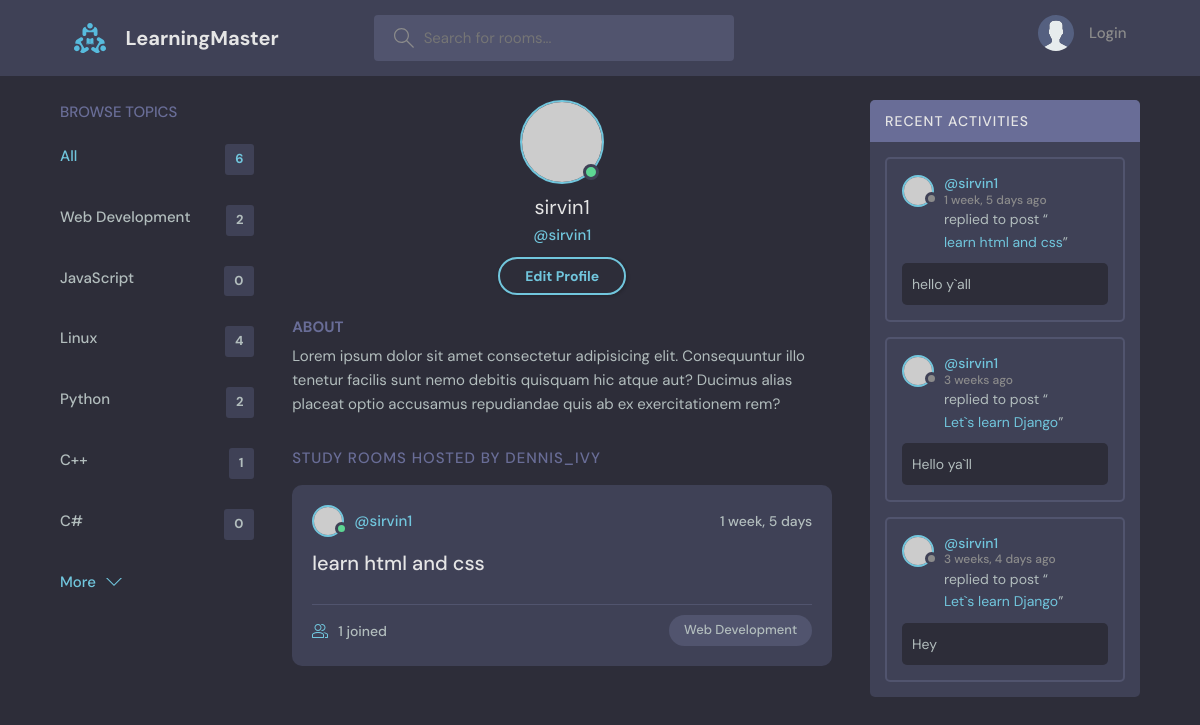
The app's page /profile/2/ with its own data.
### base/models.py (models this page shows, shortened)
class Topic(models.Model):
    name = models.CharField(max_length=200)

class Room(models.Model):
    host = models.ForeignKey(User, on_delete= models.SET_NULL, null=True)
    topic = models.ForeignKey(Topic, on_delete= models.SET_NULL, null=True)
    name = models.CharField(max_length=200)
    description = models.TextField(null=True, blank=True)
    participants = models.ManyToManyField(User,related_name='participants',blank=True)
    updated = models.DateTimeField(auto_now=True)
    created = models.DateTimeField(auto_now_add=True)
    class Meta:
        ordering = [
            '-updated','-created'
        ]
    def __str__(self):
        return self.name

class Message(models.Model):
    user = models.ForeignKey(User, on_delete=models.CASCADE)
    room = models.ForeignKey(Room, on_delete= models.CASCADE)
    body = models.TextField()
    updated = models.DateTimeField(auto_now=True)
    created = models.DateTimeField(auto_now_add=True)
    class Meta:
        ordering = [
            '-updated','-created'
        ]

### base/views.py (the view)
# urls.py: path('profile/<str:pk>/',views.user_profile, name="user-profile"),
def user_profile(request,pk):
    user = User.objects.get(id=pk)
    rooms = user.room_set.all()
    room_messages = user.message_set.all()
    topics = Topic.objects.all()
    context = {'user':user,'rooms':rooms,'room_messages':room_messages,'topics':topics}
    return render(request,'base/profile.html',context)

### base/templates/base/profile.html
{% extends 'main.html' %}
{% block content %}
<main class="profile-page layout layout--3">
  <div class="container">
    {% include 'base/topics_comp.html' %}
    <div class="roomList">
      <div class="profile">
        <div class="profile__avatar">
          <div class="avatar avatar--large active">
            <img src="https://randomuser.me/api/portraits/men/11.jpg" />
          </div>
        </div>
        <div class="profile__info">
          <h3>{{user.username}}</h3>
          <p>@{{user.username}}</p>
          <a href="edit-user.html" class="btn btn--main btn--pill">Edit Profile</a>
        </div>
        <div class="profile__about">
          <h3>About</h3>
          <p>
            Lorem ipsum dolor sit amet consectetur adipisicing elit. Consequuntur illo tenetur
            facilis sunt nemo debitis quisquam hic atque aut? Ducimus alias placeat optio
            accusamus repudiandae quis ab ex exercitationem rem?
          </p>
        </div>
      </div>
      <div class="roomList__header">
        <div>
          <h2>Study Rooms Hosted by dennis_ivy</a>
          </h2>
        </div>
      </div>
      {% include 'base/feed_comp.html' %}
    </div>
    {% include 'base/activity_comp.html' %}
  </div>
</main>
{% endblock content %}

### templates/main.html (shortened to what this page needs)
<!DOCTYPE html>
{% load static %}
<html lang="en">
  <head>
    <link rel="stylesheet" href= "{% static 'styles/style.css' %}" />
  </head>
  <body>
    {% include 'navbar.html' %}
    {% block content %}
    {% endblock%}
  </body>
</html>

### templates/navbar.html (shortened to what this page needs)
{% load static %}
<header class="header header--loggedIn">
  <div class="container">
    <a href="{% url 'home' %}" class="header__logo">
      <img src="{% static 'images/logo.svg' %}" />
      <h1>LearningMaster</h1>
    </a>
    <form class="header__search" action="{% url 'home' %}" method="get">
      <label>
        <input name="q" placeholder="Search for rooms..." />
      </label>
    </form>
    <nav class="header__menu">
      {% if request.user.is_authenticated %}
      <div class="header__user">
        <a href="profile.html">
          <div class="avatar avatar--medium active">
            <img src="https://randomuser.me/api/portraits/men/37.jpg" />
          </div>
          <p>{{request.user.username}}<span>@{{request.user.username}}</span></p>
        </a>
        <button class="dropdown-button">
          <svg version="1.1" xmlns="http://www.w3.org/2000/svg" width="32" height="32" viewBox="0 0 32 32">
            <title>chevron-down</title>
            <path d="M16 21l-13-13h-3l16 16 16-16h-3l-13 13z"></path>
          </svg>
        </button>
      </div>
      {% else %}
      <a href="{% url 'login' %}">
        <img src="{% static 'images/avatar.svg' %}" />
        <p>Login</p>
      </a>
      {% endif %}
    </nav>
  </div>
</header>

### base/templates/base/topics_comp.html
<div class="topics">
  <div class="topics__header">
    <h2>Browse Topics</h2>
  </div>
  <ul class="topics__list">
    <li>
      <a href="{% url 'home' %}" class="active">All <span>{{topics.count}}</span></a>
    </li>
    {% for topic in topics %}
    <li>
      <a href="{% url 'home'%}?q={{topic.name}}">{{topic.name}} <span>{{topic.room_set.all.count}}</span></a>
    </li>
    {% endfor %}
  </ul>
  <a class="btn btn--link" href="topics.html">
    More
    <svg version="1.1" xmlns="http://www.w3.org/2000/svg" width="32" height="32" viewBox="0 0 32 32">
      <title>chevron-down</title>
      <path d="M16 21l-13-13h-3l16 16 16-16h-3l-13 13z"></path>
    </svg>
  </a>
</div>

### base/templates/base/feed_comp.html (shortened to what this page needs)
{% for room in rooms %}
<div class="roomListRoom">
  <div class="roomListRoom__header">
    <a href="{% url 'user-profile' user.id %}" class="roomListRoom__author">
      <div class="avatar avatar--small active">
        <img src="https://randomuser.me/api/portraits/men/11.jpg" />
      </div>
      <span>@{{room.host.username}}</span>
    </a>
    <div class="roomListRoom__actions">
      <span>{{room.created|timesince    }}</span>
    </div>
  </div>
  <div class="roomListRoom__content">
    <a href="{% url 'room' room.id %}">{{room.name}}</a>
  </div>
  <div class="roomListRoom__meta">
    <a href="{% url 'room' room.id %}" class="roomListRoom__joined">
      {{room.participants.all.count}} joined
    </a>
    <p class="roomListRoom__topic">{{room.topic.name}}</p>
  </div>
</div>
{% endfor %}

### base/templates/base/activity_comp.html (shortened to what this page needs)
<div class="activities">
  <div class="activities__header">
    <h2>Recent Activities</h2>
  </div>
  {% for message in room_messages%}
  <div class="activities__box">
    <div class="activities__boxHeader roomListRoom__header">
      <a href="{% url 'user-profile' message.user.id %}" class="roomListRoom__author">
        <div class="avatar avatar--small">
          <img src="https://randomuser.me/api/portraits/women/11.jpg" />
        </div>
        <p>
          @{{message.user}}
          <span>  {{message.created|timesince}} ago</span>
        </p>
      </a>
    </div>
    <div class="activities__boxContent">
      <p>replied to post “<a href="{% url 'room' message.room.id %}">{{message.room}}</a>”</p>
      <div class="activities__boxRoomContent">
        {{message.body}}
      </div>
    </div>
  </div>
  {% endfor %}
</div>

### records on screen
Topic: name "Web Development", room_set.all.count "2"
Topic: name "JavaScript", room_set.all.count "0"
Topic: name "Linux", room_set.all.count "4"
Topic: name "Python", room_set.all.count "2"
Topic: name "C++", room_set.all.count "1"
Topic: name "C#", room_set.all.count "0"
Room: host.username "sirvin1", created "1 week, 5 days", name "learn html and css", participants.all.count "1", topic.name "Web Development"
Message: user "sirvin1", created "1 week, 5 days", room "learn html and css", body "hello y`all"
Message: user "sirvin1", created "3 weeks", room "Let`s learn Django", body "Hello ya`ll"
Message: user "sirvin1", created "3 weeks, 4 days", room "Let`s learn Django", body "Hey"

### other values on screen
{{ topics.count }} "6"
{{ user.username }} "sirvin1"
